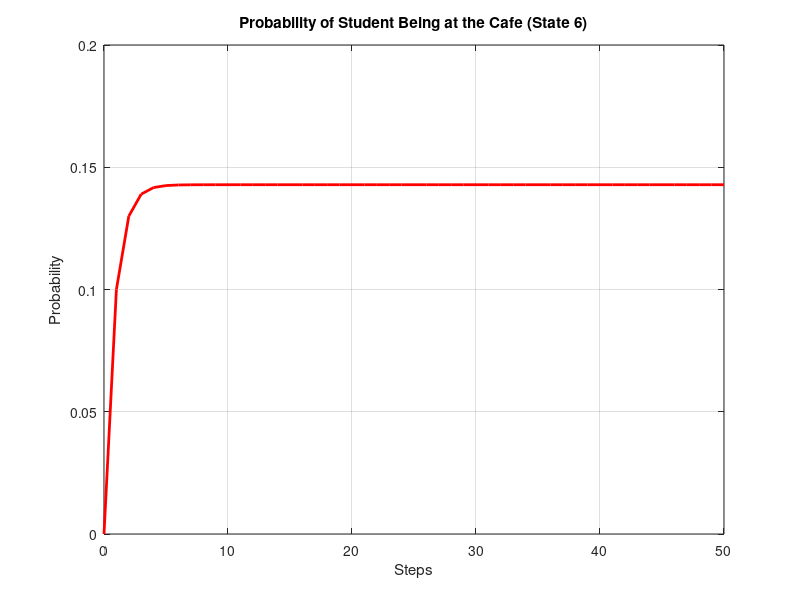

This chart was generated by the following MATLAB code:

%% 16.2 Experiment 2: Simulating a Markov Chain
fprintf('\n--- 16.2 Experiment 2: Simulating a Markov Chain ---\n');

% Task 1: Define the 6x6 transition matrix P (Columns must sum to 1)
P = [0.2 0.1 0.1 0.2 0.1 0.1;
     0.3 0.4 0.1 0.1 0.2 0.1;
     0.1 0.1 0.5 0.1 0.1 0.2;
     0.2 0.2 0.1 0.3 0.1 0.1;
     0.1 0.1 0.1 0.2 0.4 0.1;
     0.1 0.1 0.1 0.1 0.1 0.4];

% Task 2: Initialize state vector (Start at intersection 1)
X_state = [1; 0; 0; 0; 0; 0];
steps = 50;

% Array to store probabilities of ending up at the cafe (assuming cafe is state 6)
cafe_prob = zeros(1, steps + 1);
cafe_prob(1) = X_state(6);

% Task 3: Compute future states
for t = 1:steps
    X_state = P * X_state;
    cafe_prob(t+1) = X_state(6);
end

% Task 5 & 6: Display limiting probabilities and plot
fprintf('Limiting Probability Distribution after 50 steps:\n');
disp(X_state);

figure('Name', '16.2 Markov Chain');
plot(0:steps, cafe_prob, 'r-', 'LineWidth', 2);
title('Probability of Student Being at the Cafe (State 6)');
xlabel('Steps');
ylabel('Probability');
grid on;
